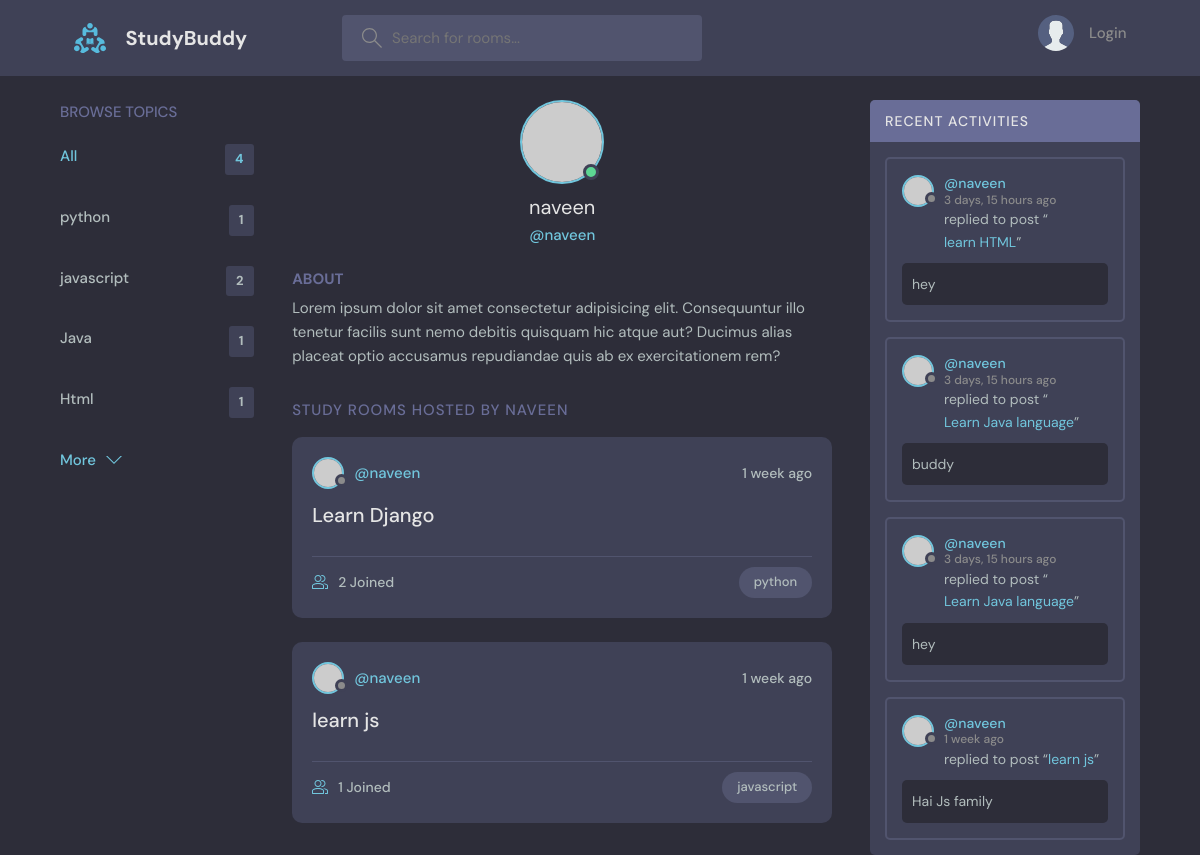
Before: /user-profile/1 with the older database file.
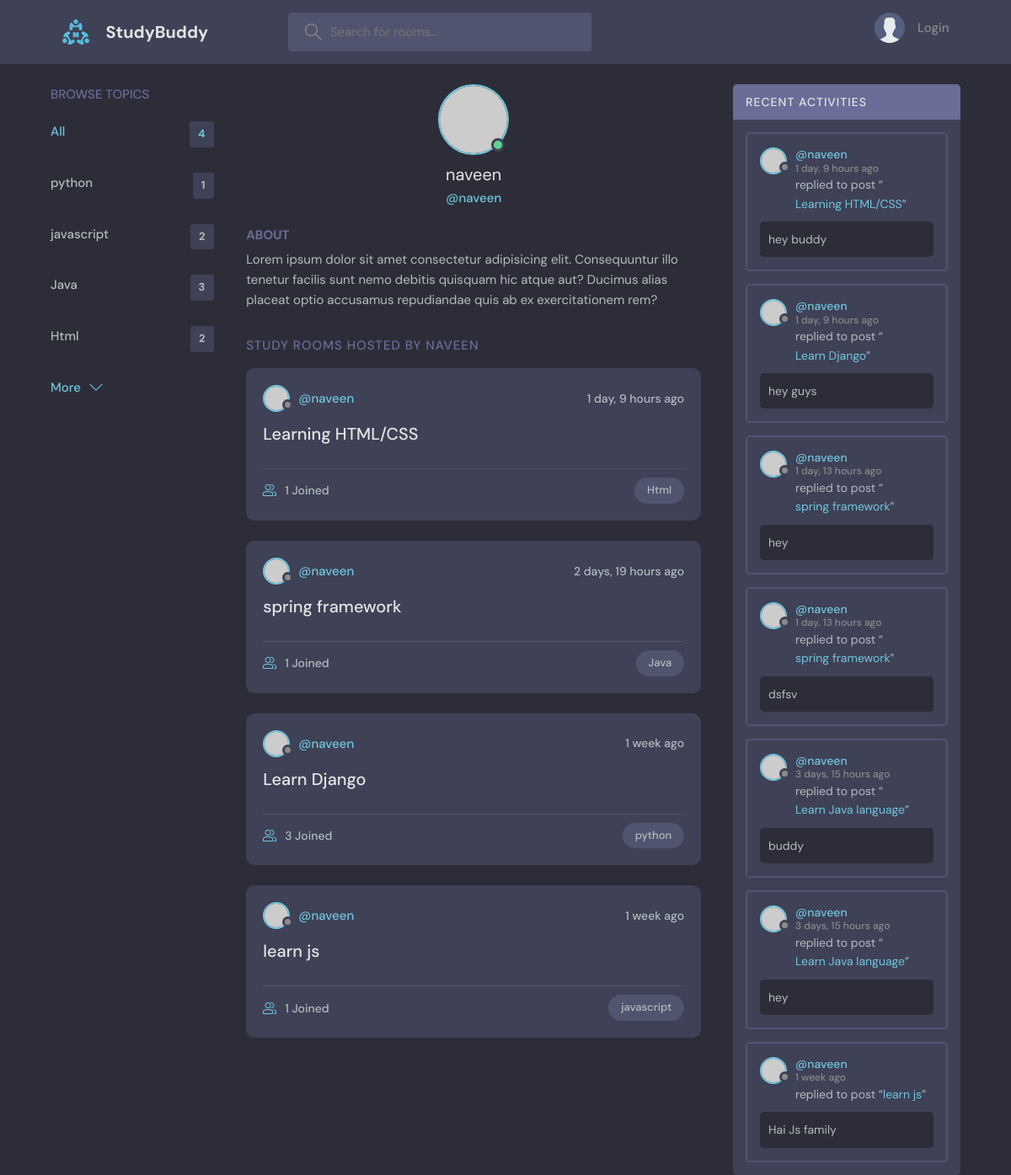
After: the same page with the newer database file.
### baseApp/models.py (models this page shows, shortened)
class Topic(models.Model):
    name=models.CharField(max_length=200)

class Room(models.Model):
    host=models.ForeignKey(User, on_delete=models.SET_NULL, null=True)
    topic=models.ForeignKey(Topic, on_delete=models.SET_NULL, null=True)
    name=models.CharField(max_length=200)
    description = models.TextField(null=True, blank=True)
    participants=models.ManyToManyField(User, related_name='participants', blank=True)
    updated=models.DateTimeField(auto_now=True)
    created=models.DateTimeField(auto_now_add=True)
    class Meta:
        ordering = ['-updated', '-created']
    def __str__(self):
        return self.name

class Message(models.Model):
    user=models.ForeignKey(User, on_delete=models.CASCADE)
    room=models.ForeignKey(Room, on_delete=models.CASCADE)
    body=models.TextField()
    updated =  models.DateTimeField(auto_now=True)
    cretaed = models.DateTimeField(auto_now_add=True)
    class Meta:
        ordering = ['-updated', '-cretaed']

### baseApp/views.py (the view)
# urls.py: path('user-profile/<str:pk>', views.userProfile, name='user-profile'),
def userProfile(request, pk):
    user = User.objects.get(id=pk)
    rooms = user.room_set.all()
    room_messages = user.message_set.all()
    topics = Topic.objects.all()
    context ={"user":user, "rooms":rooms,"room_messages":room_messages,"topics":topics}
    return render(request, 'baseApp/profile.html', context)

### baseApp/templates/baseApp/profile.html (shortened to what this page needs)
{% extends 'main.html' %} {% block content %}
<main class="profile-page layout layout--3">
  <div class="container">
      <div>{% include 'baseApp/topic_component.html' %}</div>
    <div class="roomList">
      <div class="profile">
        <div class="profile__avatar">
          <div class="avatar avatar--large active">
            <img src="https://randomuser.me/api/portraits/men/11.jpg" />
          </div>
        </div>
        <div class="profile__info">
          <h3>{{user.username}}</h3>
          <p>@{{user.username}}</p>
        </div>
        <div class="profile__about">
          <h3>About</h3>
          <p>
            Lorem ipsum dolor sit amet consectetur adipisicing elit. Consequuntur illo tenetur
            facilis sunt nemo debitis quisquam hic atque aut? Ducimus alias placeat optio
            accusamus repudiandae quis ab ex exercitationem rem?
          </p>
        </div>
      </div>
      <div class="roomList__header">
        <div>
          <h2>Study Rooms Hosted by {{user.username}}</a>
          </h2>
        </div>
      </div>
      <div>{% include 'baseApp/feed_component.html' %}</div>
    </div>
    <div>{% include 'baseApp/activity_component.html' %}</div>
  </div>
</main>
{% endblock content %}

### templates/main.html (shortened to what this page needs)
{% load  static %}
<!DOCTYPE html>
<html lang="en">
  <head>
    <link rel="stylesheet" href="{% static 'styles/style.css' %}" />
  </head>
  <body>
    {% include 'navbar.html' %} {% block content%} {% endblock content%}
  </body>
</html>

### templates/navbar.html (shortened to what this page needs)
{% load static %}
<header class="header header--loggedIn">
  <div class="container">
    <a href="{% url 'home' %}" class="header__logo">
      <img src="{% static 'images/logo.svg' %}" />
      <h1>StudyBuddy</h1>
    </a>
    <form class="header__search" method="GET" action="{% url 'home' %}">
      <label>
        <input name="q" type="text" placeholder="Search for rooms..." />
      </label>
    </form>
    <nav class="header__menu">
      {% if request.user.is_authenticated %}
      <div class="header__user">
        <a href="{% url 'user-profile' request.user.id %}" >
          <div class="avatar avatar--medium active">
            <img src="https://randomuser.me/api/portraits/men/37.jpg" />
          </div>
          <p>
            {{request.user.username}} <span>@{{request.user.username}} </span>
          </p>
        </a>
        <button class="dropdown-button">
          <svg
            version="1.1"
            xmlns="http://www.w3.org/2000/svg"
            width="32"
            height="32"
            viewBox="0 0 32 32"
          >
            <title>chevron-down</title>
            <path d="M16 21l-13-13h-3l16 16 16-16h-3l-13 13z"></path>
          </svg>
        </button>
      </div>
      {% else %}
      <a href="{% url 'login' %}">
        <img src="{% static 'images/avatar.svg' %}" />
        <p>Login</p>
      </a>
      {% endif %}
    </nav>
  </div>
</header>

### baseApp/templates/baseApp/topic_component.html (shortened to what this page needs)
<div class="topics">
  <div class="topics__header">
    <h2>Browse Topics</h2>
  </div>
  <ul class="topics__list">
    <li>
      <a href="{% url 'home' %}" class="active">All <span>{{topics.count}}</span></a>
    </li>
    {% for topic in topics %}
    <li>
      <a href="{% url 'home' %}?q={{topic.name}}"
        >{{topic.name}}<span>{{topic.room_set.all.count}}</span></a
      >
    </li>
    {% endfor %}
  </ul>
  <a class="btn btn--link" href="{% url 'topics-list' %}">
    More
    <svg
      version="1.1"
      xmlns="http://www.w3.org/2000/svg"
      width="32"
      height="32"
      viewBox="0 0 32 32"
    >
      <title>chevron-down</title>
      <path d="M16 21l-13-13h-3l16 16 16-16h-3l-13 13z"></path>
    </svg>
  </a>
</div>

### baseApp/templates/baseApp/feed_component.html (shortened to what this page needs)
 {% for room in rooms %}
<div class="roomListRoom">
  <div class="roomListRoom__header">
    <a href="{% url 'user-profile' user.id %}" class="roomListRoom__author">
      <div class="avatar avatar--small">
        <img src="https://randomuser.me/api/portraits/women/11.jpg" />
      </div>
      <span>@{{room.host.username}}</span>
    </a>
    <div class="roomListRoom__actions">
      <span>{{room.created | timesince}} ago</span>
    </div>
  </div>
  <div class="roomListRoom__content">
    <a href="{% url 'room' room.id %}">{{room.name}}</a>
  </div>
  <div class="roomListRoom__meta">
    <a href="{% url 'room' room.id %} " class="roomListRoom__joined">
      {{room.participants.all.count}} Joined
    </a>
    <p class="roomListRoom__topic">{{room.topic.name}}</p>
  </div>
</div>
{% endfor %}

### baseApp/templates/baseApp/activity_component.html (shortened to what this page needs)
<div class="activities">
  <div class="activities__header">
    <h2>Recent Activities</h2>
  </div>
  {% for message in room_messages %}
  <div class="activities__box">
    <div class="activities__boxHeader roomListRoom__header">
      <a href="{% url 'user-profile' message.user.id %}" class="roomListRoom__author">
        <div class="avatar avatar--small">
          <img src="https://randomuser.me/api/portraits/women/11.jpg" />
        </div>
        <p>
          @{{message.user}}
          <span>{{message.cretaed | timesince}} ago</span>
        </p>
      </a>
    </div>
    <div class="activities__boxContent">
      <p>
        replied to post “<a href="{% url 'room' message.room.id %}">{{message.room}}</a
        >”
      </p>
      <div class="activities__boxRoomContent">
       {{message.body}}
      </div>
    </div>
  </div>
  {% endfor %}
</div>

Changed rows visible on the page:
removed Message: user "naveen", cretaed "3 days, 15 hours", room "learn HTML", body "hey"
computed for Topic "Java": room_set.all.count "1" → "3"
computed for Topic "Html": room_set.all.count "1" → "2"
added Room: host.username "naveen", created "1 day, 9 hours", name "Learning HTML/CSS", participants.all.count "1", topic.name "Html"
added Room: host.username "naveen", created "2 days, 19 hours", name "spring framework", participants.all.count "1", topic.name "Java"
computed for Room "Learn Django": participants.all.count "2" → "3"
added Message: user "naveen", cretaed "1 day, 9 hours", room "Learning HTML/CSS", body "hey buddy"
added Message: user "naveen", cretaed "1 day, 9 hours", room "Learn Django", body "hey guys"
added Message: user "naveen", cretaed "1 day, 13 hours", room "spring framework", body "hey"
added Message: user "naveen", cretaed "1 day, 13 hours", room "spring framework", body "dsfsv"
